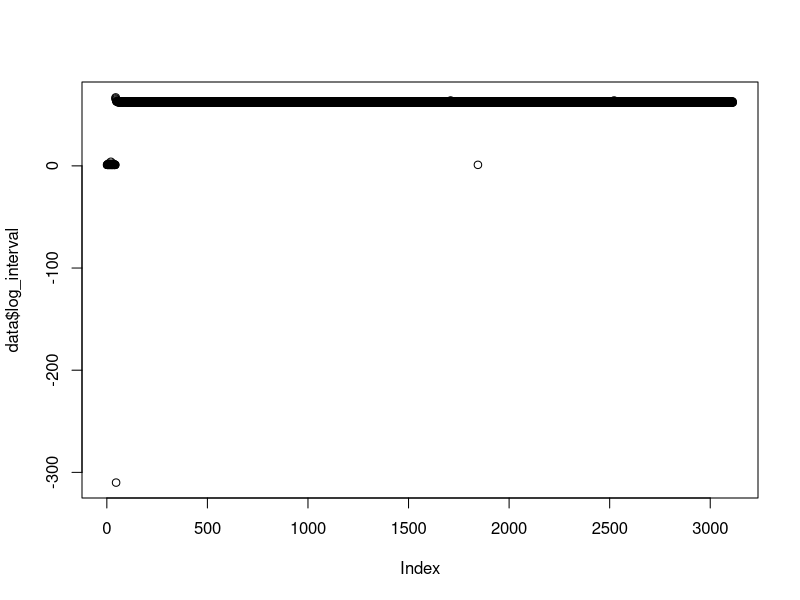
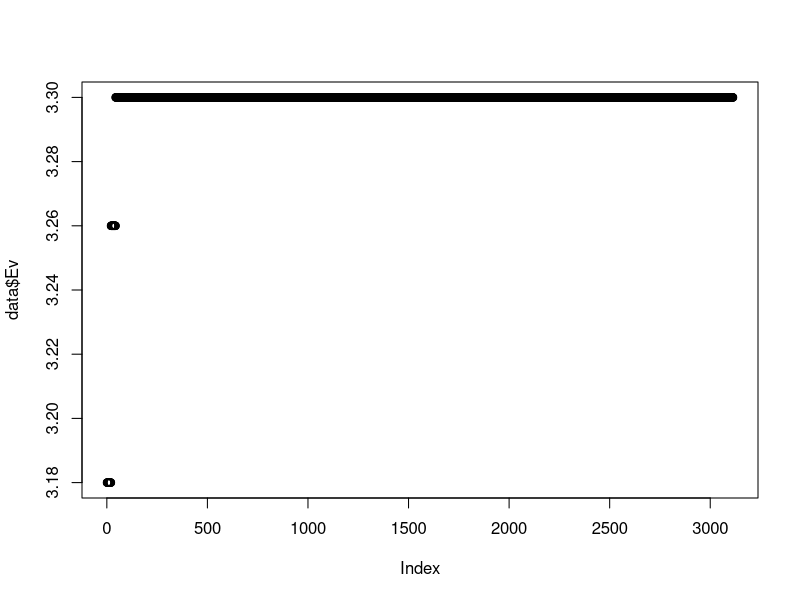
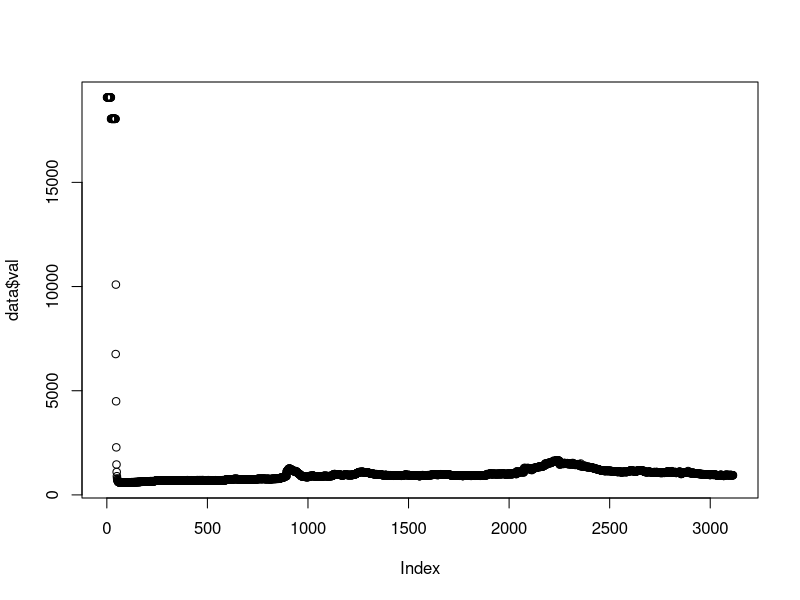
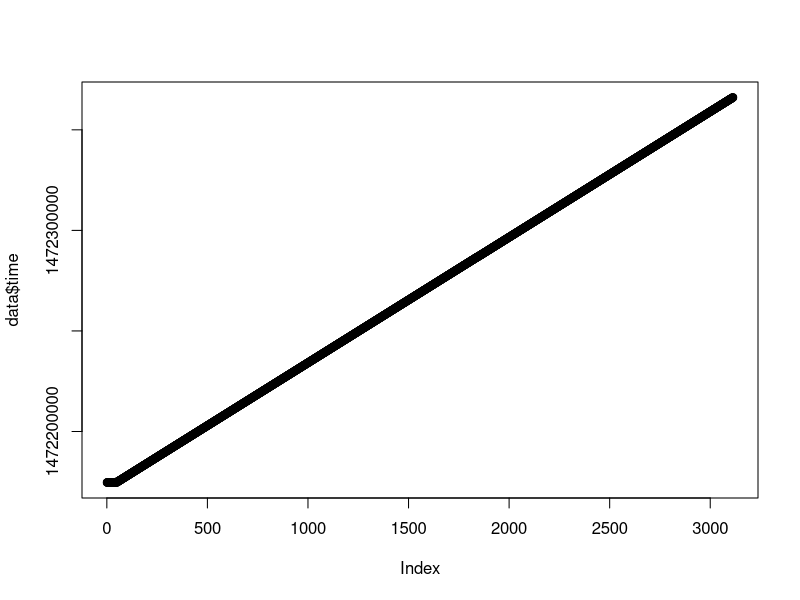
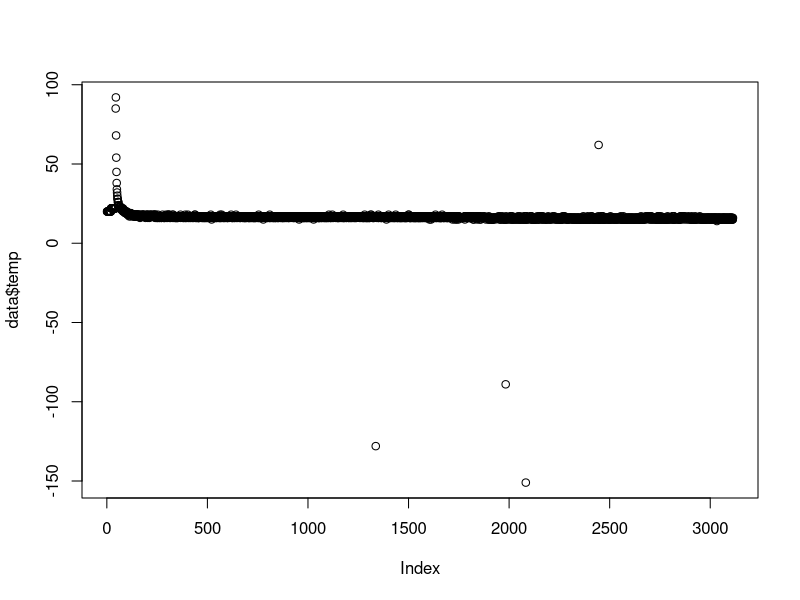
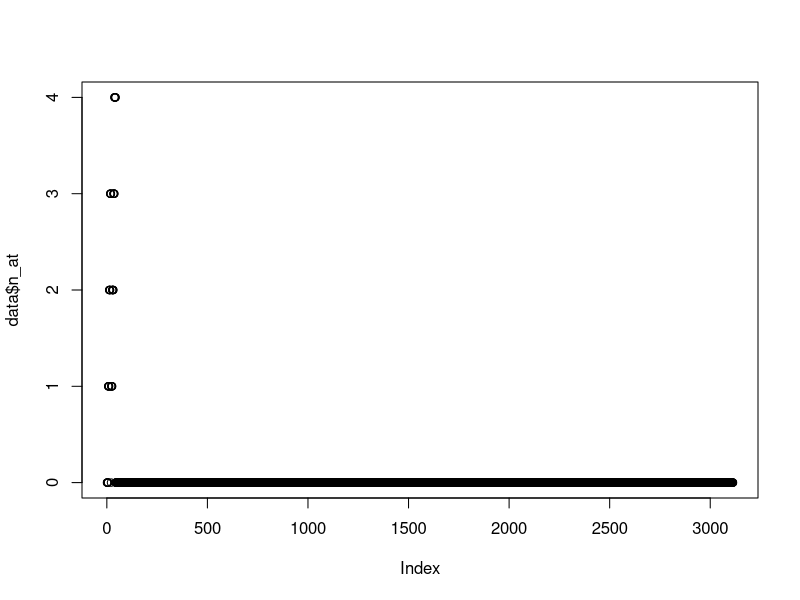
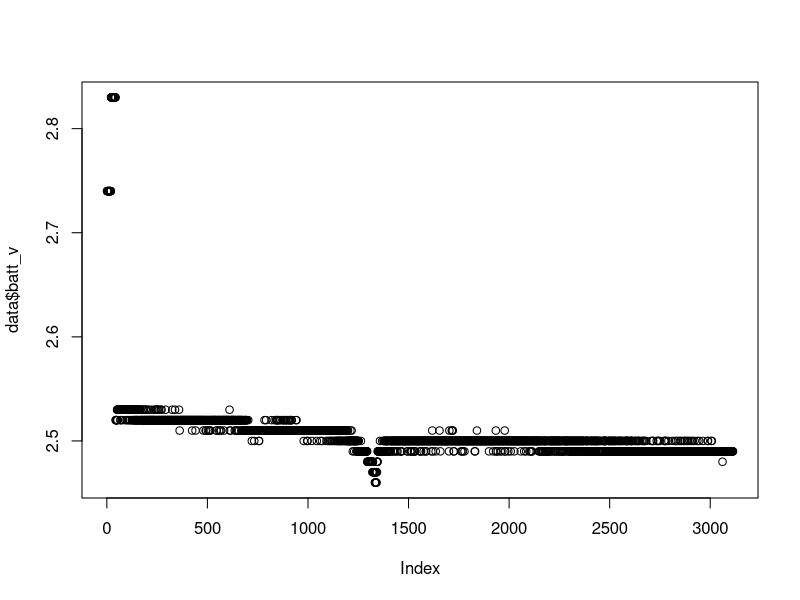

Generate these figures, in order, with R:
setwd("~/Documents/Projects/UAF/dendrometer/data/20160830_newPwrTest/")
##--Load In Data--##
data = data.frame(read.csv("102_5.csv"))
#Sensor Address, Unix Time Stamp, ADC Value, Temperature, Battery Voltage, Excitation Voltage, Number of send attamps
names(data) <- c("sensor_num", "time", "val", "temp", "batt_v", "Ev", "n_at") 
data$time_real = as.POSIXct(data$time, origin="1970-01-01") #Convert time to POSIX
for (i in 1:length(data$temp)) {
  data$log_interval[i] = data$time[i+1] - data$time[i]
}
plot(data$log_interval)
plot(data$Ev)
plot(data$val)
plot(data$time)
plot(data$temp)
plot(data$n_at)
plot(data$batt_v)

data$time_real

data$time_real[length(data$time_real)]